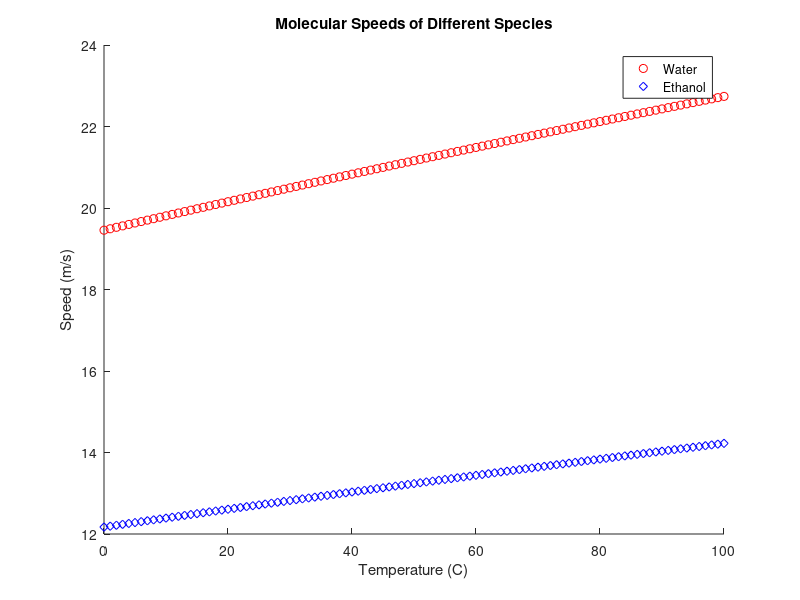

Write MATLAB code to recreate this figure.
% Exercise 3.2, building on 2.2
% Building a plot that compares the molecule speed between water and
% ethanol at temperatures between 0 and 100 degrees Celcius
%
% Precondition: none
%
% Postcondition: a plot that shows a comparison between the molecular
%                speeds of water and ethanol at different temperatures
%

% Clearing and holding
clf
hold on

%Defining constants
R = 8.314;
Navo = 6.022e+23;
Kb = R / Navo;
MWwater = 18;
MWethanol = 46;
m_water = MWwater / Navo;
m_ethanol = MWethanol / Navo;

for i = 0:100 %Loop for plot of water, input values
    K = i + 273.15; %Conversion to Kelvin for computation
    numerator = 3 * Kb * K;
    fraction_water = numerator / m_water;
    speed_water = sqrt(fraction_water);
    
    %Loop for plot of ethanol
    fraction_ethanol = numerator / m_ethanol;
    speed_ethanol = sqrt(fraction_ethanol);
    
    %Plot for data points
    plot(i,speed_water,'ro')
    plot(i,speed_ethanol,'bd')
end

xlabel('Temperature (C)')
ylabel('Speed (m/s)')
title('Molecular Speeds of Different Species')
legend('Water', 'Ethanol')